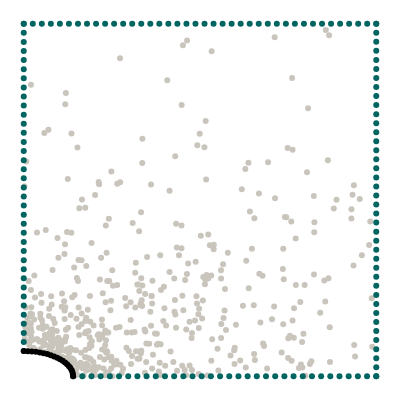

The cell this chart's notebook holds for it:
### Markdown cell above
## Geometry

We want to model a quarter of a plate with an elliptical hole. The domain itself is represented by collocation points, the boundaries are represented by uniformly sampled points along the perimeter.

### Code cell
import torch
from torch.optim.lr_scheduler import StepLR, ExponentialLR
import numpy as np
from scipy.stats import qmc
from plotly.express.colors import sequential
import plotly.graph_objects as go
import plotly.figure_factory as ff
from tqdm import tqdm
import matplotlib.pyplot as plt
from scipy.interpolate import interp1d


torch.set_default_dtype(torch.float64)
from global_constants import L, R, MU, LBD, N1, N2

from new_plate_elliptic_hole import Plate 

# Elliptical axis in x direction
Rx = 0.14
Ry = R**2 / Rx
# Edge samples
N = 40
# Number of collocation points
M = 500

# Epochs
epochs = 5
# second epochs for second optimizer
epochs2 = 50
# Batch size
batch_size = 64
# Learning rate
lr = lr = 0.005
# Scheduler step width
scheduler_step = 500
# Gamma factor of scheduler
scheduler_gamma = 0.6
# Number of hidden neurons
hn = 20
# Weight of PDE lossWeight_NEU: 1.8841683879627231e-06, Weight_PDE: 3.1355081392423563e-06
W_PDE = 6.45e-06 #previous value -> 3.14e-06
# Weight of Neumann loss
W_NEU = 8.37e-06 #previous value -> 1.88e-06
# Weight of data losses
W_STRESS = 1.5e-03 #previous value -> 1.5e-05
W_DISP = 0.0


def generate_radii_list(min_Ra_x, max_Ra_x, step):
    num_steps = int((max_Ra_x - min_Ra_x) / step) + 1
    rad_x_list = np.linspace(min_Ra_x, max_Ra_x, num_steps)
    rad_x_list = [round(rad_x, 2) for rad_x in rad_x_list]
    rad_y_list = []
    for rad_x in rad_x_list:
        rad_y_list.append(R**2 / rad_x)
    return rad_x_list, rad_y_list

def generate_multiple_plates(min_Ra_x, max_Ra_x, step_size):

    list_collo = torch.empty(0,3,requires_grad=True)
    list_top = torch.empty(0,3,requires_grad=True)
    list_right = torch.empty(0,3,requires_grad=True)
    list_left = torch.empty(0,3,requires_grad=True)
    list_bottom = torch.empty(0,3,requires_grad=True)
    list_hole = torch.empty(0,5,requires_grad=True)

    print(list_collo)

    rad_x_list, rad_y_list = generate_radii_list(min_Ra_x, max_Ra_x, step_size)
    for rad_x in rad_x_list:
        p1 = Plate(rad_x, N, M)
        #data_one_plate -> [collocation, top, right, left, bottom, hole, n_hole]
        collo_points, top_points, right_points, left_points, bottom_points, hole_points = p1.generate_dataset()
        list_collo = torch.cat((list_collo, collo_points), dim=0)
        list_top = torch.cat((list_top, top_points), dim=0)
        list_right = torch.cat((list_right, right_points), dim=0)
        list_left = torch.cat((list_left, left_points), dim=0)
        list_bottom = torch.cat((list_bottom, bottom_points), dim=0)
        list_hole = torch.cat((list_hole, hole_points), dim=0)
        
    return list_collo, list_top, list_right, list_left, list_bottom, list_hole 

def generate_multiple_plates_dict(min_Ra_x, max_Ra_x):
    dict_plate_points = dict()
    tuples = [
            ("x_collo", 0, 0),
            ("y_collo", 0, 1),
            ("x_top", 1, 0),
            ("y_top", 1, 1),
            ("x_right", 2, 0),
            ("y_right", 2, 1),
            ("x_left", 3, 0),
            ("y_left", 3, 1),
            ("x_bottom", 4, 0),
            ("y_bottom", 4, 1),
            ("x_hole", 5, 0),
            ("y_hole", 5, 1),   
        ] 
    
    rad_x_list, rad_y_list = generate_radii_list(min_Ra_x, max_Ra_x, 0.01)
    for rad_x in rad_x_list:
        p1 = Plate(rad_x, N, M)
        #data_one_plate -> [collocation, top, right, left, bottom, hole, n_hole]
        data_one_plate = p1.generate_dataset()

        for tuple in tuples:
            key = tuple[0]
            dict_plate_points.setdefault(key, []).append(data_one_plate[tuple[1]][:,tuple[2]])
        #plotting one plate
        #p1.plot_plate_with_hole(*data_one_plate)
    for key in dict_plate_points: 
        #appending list of tensors to one tensor
        dict_plate_points[key] = torch.cat(dict_plate_points[key])
        print(key, "besteht aus",dict_plate_points[key].size(), "Datenpunkten")

    collo_points = torch.column_stack([dict_plate_points["x_collo"], dict_plate_points["y_collo"]])
    top_points = torch.column_stack([dict_plate_points["x_top"], dict_plate_points["y_top"]])
    right_points = torch.column_stack([dict_plate_points["x_right"], dict_plate_points["y_right"]])
    left_points = torch.column_stack([dict_plate_points["x_left"], dict_plate_points["y_left"]])
    bottom_points = torch.column_stack([dict_plate_points["x_bottom"], dict_plate_points["y_bottom"]])
    hole_points = torch.column_stack([dict_plate_points["x_hole"], dict_plate_points["y_hole"]])

    return collo_points, top_points, right_points, left_points, bottom_points, hole_points



p99 = Plate(0.14, N, M)
collocation, top, right, left, bottom, hole = p99.generate_dataset()
p99.plot_plate_with_hole(collocation, top, right, left, bottom, hole)

### Figure 1 — Plotly figure (JSON) as saved in the notebook; plotly's stock layout.template omitted (floating-point values rounded to 4 significant figures; data arrays with more than 128 entries replaced by an {"elided": "..."} marker saying what was removed)
{"data": [{"marker": {"color": "#C9C5BC"}, "mode": "markers", "type": "scatter", "x": {"elided": "500 float values"}, "y": {"elided": "500 float values"}}, {"marker": {"color": "#006561"}, "mode": "markers", "type": "scatter", "x": [0, 0.02564, 0.05128, 0.07692, 0.1026, 0.1282, 0.1538, 0.1795, 0.2051, 0.2308, 0.2564, 0.2821, 0.3077, 0.3333, 0.359, 0.3846, 0.4103, 0.4359, 0.4615, 0.4872, 0.5128, 0.5385, 0.5641, 0.5897, 0.6154, 0.641, 0.6667, 0.6923, 0.7179, 0.7436, 0.7692, 0.7949, 0.8205, 0.8462, 0.8718, 0.8974, 0.9231, 0.9487, 0.9744, 1], "y": [1, 1, 1, 1, 1, 1, 1, 1, 1, 1, 1, 1, 1, 1, 1, 1, 1, 1, 1, 1, 1, 1, 1, 1, 1, 1, 1, 1, 1, 1, 1, 1, 1, 1, 1, 1, 1, 1, 1, 1]}, {"marker": {"color": "#006561"}, "mode": "markers", "type": "scatter", "x": [0.14, 0.1661, 0.1921, 0.2182, 0.2442, 0.2703, 0.2964, 0.3224, 0.3485, 0.3745, 0.4006, 0.4267, 0.4527, 0.4788, 0.5048, 0.5309, 0.557, 0.583, 0.6091, 0.6352, 0.6612, 0.6873, 0.7133, 0.7394, 0.7655, 0.7915, 0.8176, 0.8436, 0.8697, 0.8958, 0.9218, 0.9479, 0.9739, 1], "y": [0, 0, 0, 0, 0, 0, 0, 0, 0, 0, 0, 0, 0, 0, 0, 0, 0, 0, 0, 0, 0, 0, 0, 0, 0, 0, 0, 0, 0, 0, 0, 0, 0, 0]}, {"marker": {"color": "#006561"}, "mode": "markers", "type": "scatter", "x": [0, 0, 0, 0, 0, 0, 0, 0, 0, 0, 0, 0, 0, 0, 0, 0, 0, 0, 0, 0, 0, 0, 0, 0, 0, 0, 0, 0, 0, 0, 0, 0, 0, 0, 0, 0, 0], "y": [0.07143, 0.09722, 0.123, 0.1488, 0.1746, 0.2004, 0.2262, 0.252, 0.2778, 0.3036, 0.3294, 0.3552, 0.381, 0.4067, 0.4325, 0.4583, 0.4841, 0.5099, 0.5357, 0.5615, 0.5873, 0.6131, 0.6389, 0.6647, 0.6905, 0.7163, 0.7421, 0.7679, 0.7937, 0.8194, 0.8452, 0.871, 0.8968, 0.9226, 0.9484, 0.9742, 1]}, {"marker": {"color": "#006561"}, "mode": "markers", "type": "scatter", "x": [1, 1, 1, 1, 1, 1, 1, 1, 1, 1, 1, 1, 1, 1, 1, 1, 1, 1, 1, 1, 1, 1, 1, 1, 1, 1, 1, 1, 1, 1, 1, 1, 1, 1, 1, 1, 1, 1, 1, 1], "y": [0, 0.02564, 0.05128, 0.07692, 0.1026, 0.1282, 0.1538, 0.1795, 0.2051, 0.2308, 0.2564, 0.2821, 0.3077, 0.3333, 0.359, 0.3846, 0.4103, 0.4359, 0.4615, 0.4872, 0.5128, 0.5385, 0.5641, 0.5897, 0.6154, 0.641, 0.6667, 0.6923, 0.7179, 0.7436, 0.7692, 0.7949, 0.8205, 0.8462, 0.8718, 0.8974, 0.9231, 0.9487, 0.9744, 1]}, {"marker": {"color": "black"}, "mode": "markers", "type": "scatter", "x": [0.14, 0.1395, 0.1381, 0.1357, 0.1324, 0.1282, 0.1231, 0.1172, 0.1105, 0.103, 0.09482, 0.08599, 0.07657, 0.06663, 0.05624, 0.04546, 0.03437, 0.02304, 0.01156, 8.573e-18], "y": [0, 0.005899, 0.01176, 0.01753, 0.02319, 0.02869, 0.034, 0.03907, 0.04387, 0.04838, 0.05255, 0.05637, 0.0598, 0.06282, 0.06541, 0.06756, 0.06924, 0.07045, 0.07118, 0.07143]}], "layout": {"height": 400, "margin": {"b": 0, "l": 0, "r": 0, "t": 0}, "showlegend": false, "width": 400, "xaxis": {"visible": false}, "yaxis": {"scaleanchor": "x", "visible": false}}}
